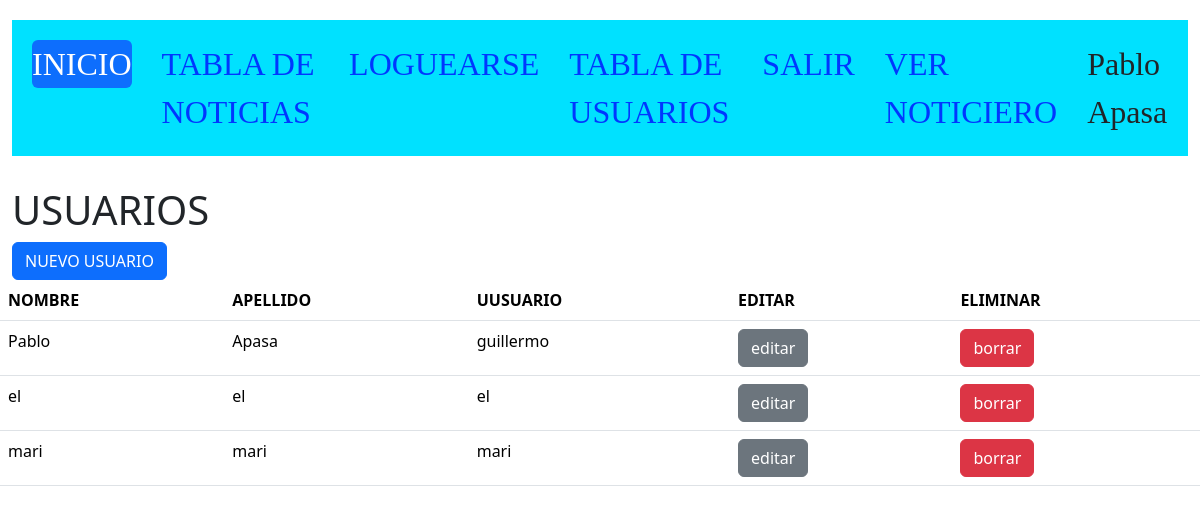
The app's page /admin/usuarios.php (signed in) with its own data.
### tables this page shows
CREATE TABLE `usuarios` (
  `id_usuario` int(11) NOT NULL,
  `nombre` varchar(30) NOT NULL,
  `apellido` varchar(30) NOT NULL,
  `usuario` varchar(30) NOT NULL,
  `password` varchar(30) NOT NULL,
  `tipo_usuario` varchar(30) NOT NULL
);

### admin/usuarios.php (the view, shortened to what this page needs)
<!DOCTYPE html>
<html lang="es">
<head>
    <link href="../lib/bootstrap-5.3.2/css/bootstrap.min.css" rel="stylesheet">
    <link rel="stylesheet" href="./CSS/styles.css">
</head>
<body>
    <div class="container-fluid">
        <?php require("menu.php"); ?>
        <h1>USUARIOS</h1>
        <a href="usuarios_nueva.php" class="btn btn-primary">NUEVO USUARIO</a>
    </div>
    <table class="table">
        <tr>
            <th>NOMBRE</th>
            <th>APELLIDO</th>
            <th>UUSUARIO</th>
            <th>EDITAR</th>
            <th>ELIMINAR</th>
        </tr>
        <?php
        require("conexion.php");
        $conexion = mysqli_connect($server_db, $usuario_db, $password_db)
            or die("No se puede conectar con el servidor");
        mysqli_select_db($conexion, $base_db)
            or die("No se puede seleccionar la base de datos");
        $instruccion = "select * from usuarios";
        $consulta = mysqli_query($conexion, $instruccion) or die("no puedo consultar");
        $nfilas = mysqli_num_rows($consulta);
        for ($j = 0; $j < $nfilas; $j++) {
            $resultado = mysqli_fetch_array($consulta);
            print('
            <tr>
                <td>' . $resultado['nombre'] . '</td>
                <td>' . $resultado['apellido'] . '</td>
                 <td>' . $resultado['usuario'] . '</td>
                <td><a href="usuarios_editar.php?id_usuario=' . $resultado['id_usuario'] . '" class="btn btn-secondary"> editar </a></td>
                <td><a href="usuarios_borrar.php?id_usuario=' . $resultado['id_usuario'] . '" class="btn btn-danger" onclick="return confirm(&quot; desea eliminar &quot;)">borrar</a></td>
            </tr>
            ');
        }
        ?>
    </table>
</body>
</html>

### admin/CSS/styles.css (style rules this page uses)
body { margin: 0; padding: 0; }

### records on screen
usuarios: nombre "Pablo", apellido "Apasa", usuario "guillermo"
usuarios: nombre "el", apellido "el", usuario "el"
usuarios: nombre "mari", apellido "mari", usuario "mari"

### other values on screen
$_SESSION['nombre'] "Pablo"
$_SESSION['apellido'] "Apasa"
